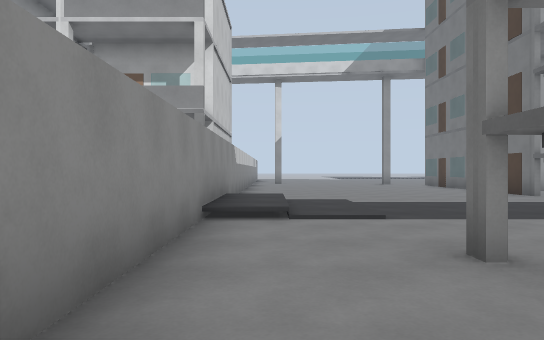
[1] (above)

24 first-person views from a walk through a level from a Godot 3-D game. The camera is 1.3 m above the floor, looks level and sees 70° across. The floor is counted in squares, 2 m on a side. Each view is taken from the middle of a square. On the plan, view 1 faces up. The plan holds only what a view shows up to about 11 squares ahead; the rest is blank. The place goes on beyond the plan. Characters and animated objects are not drawn.

[2]
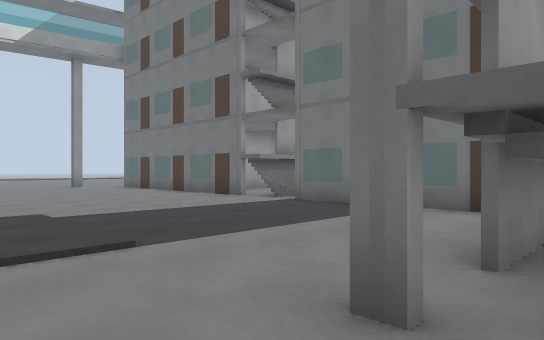

[3]
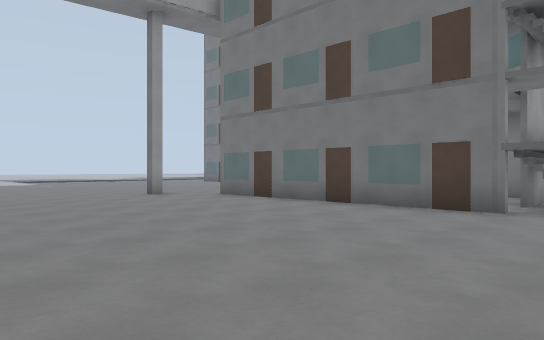

[4]
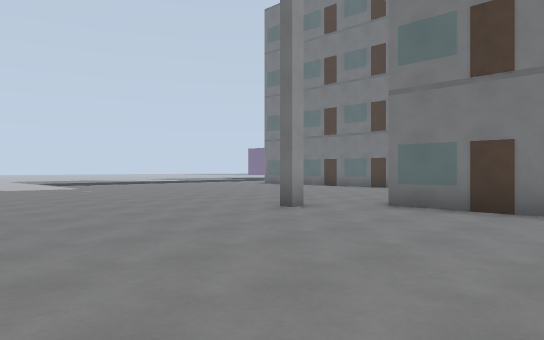

[5]
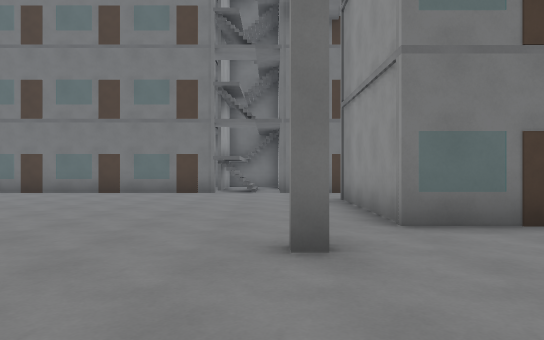

[6]
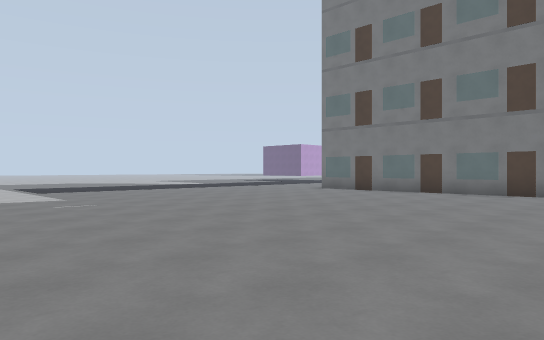

[7]
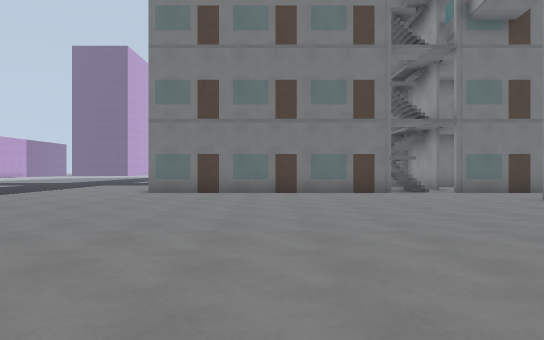

[8]
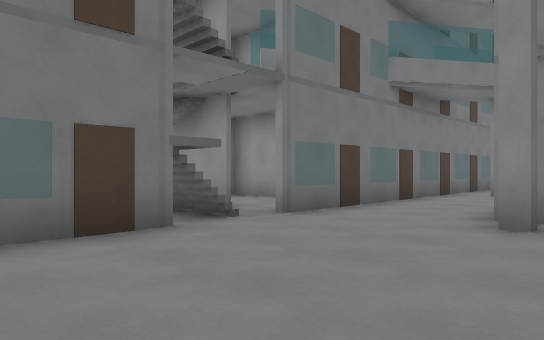

[9]
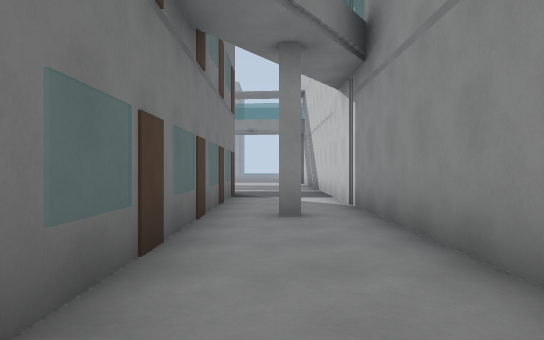

[10]
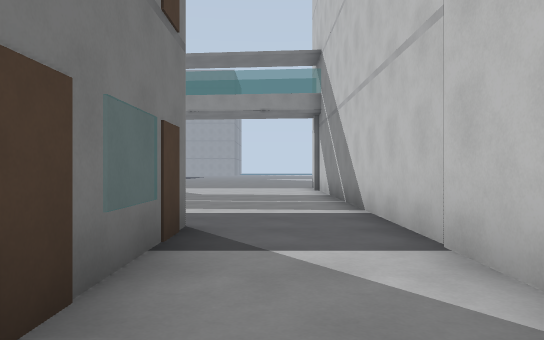

[11]
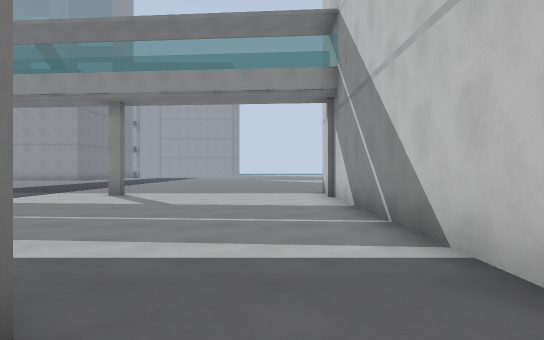

[12]
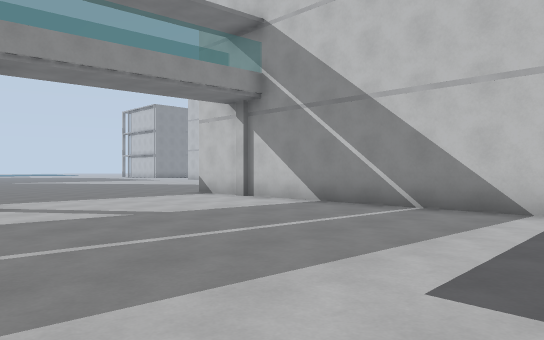

[13]
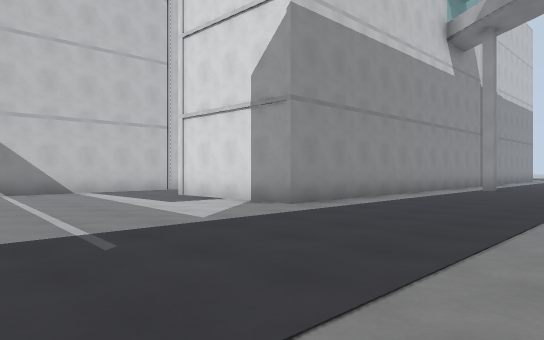

[14]
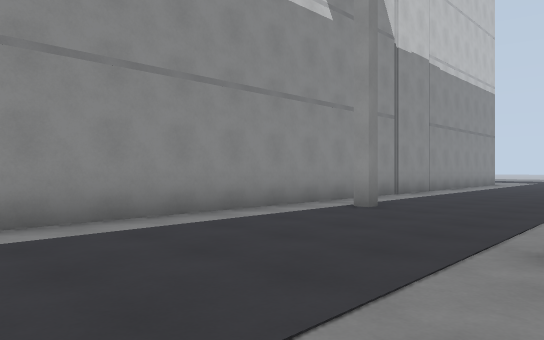

[15]
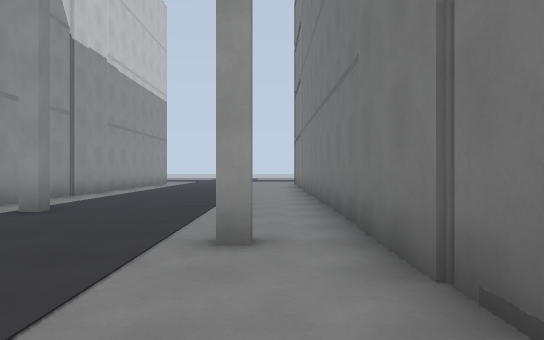

[16]
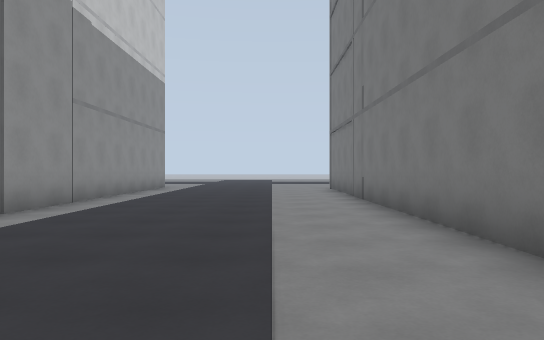

[17]
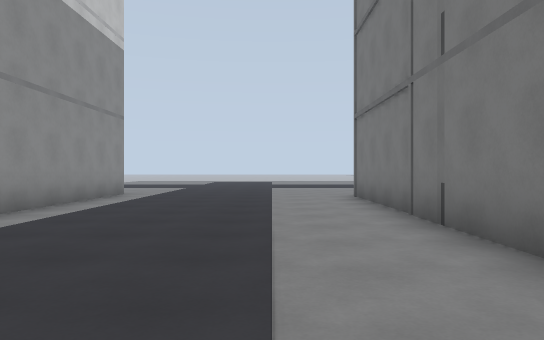

[18]
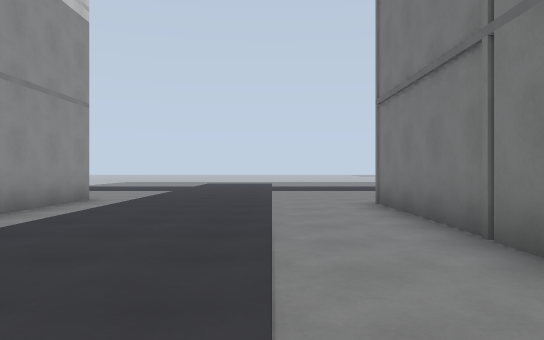

[19]
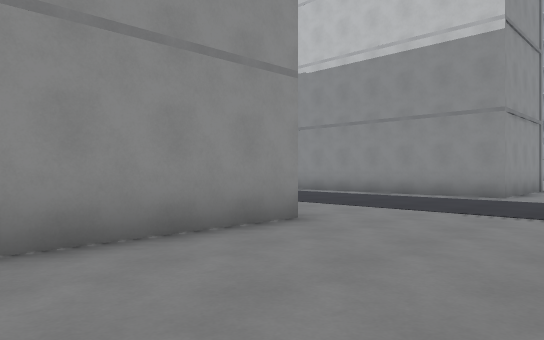

[20]
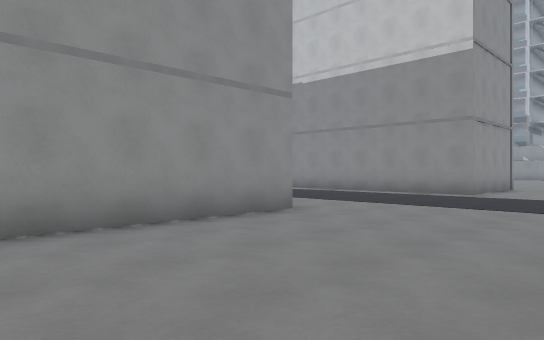

[21]
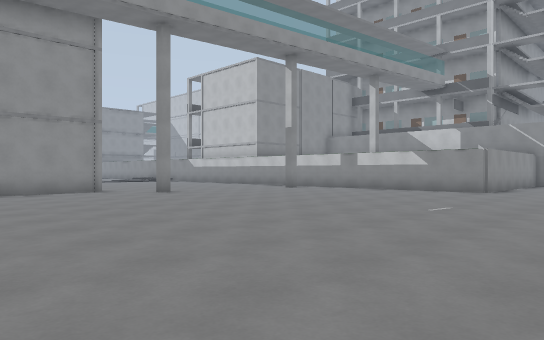

[22]
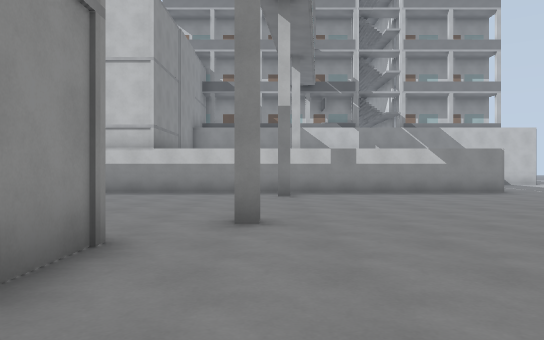

[23]
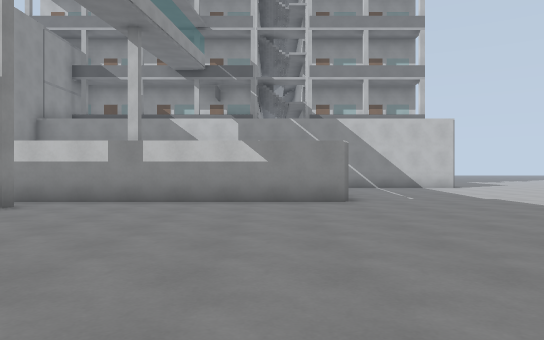

[24]
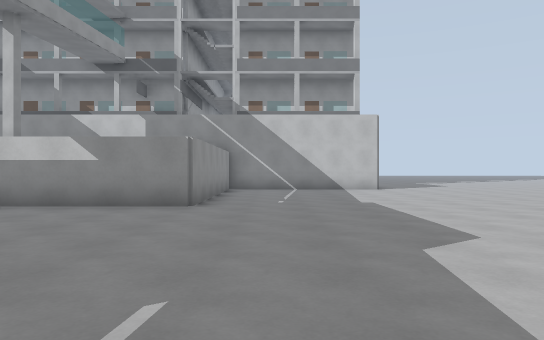

### Floor plan
Points are (right, up) in squares from view 1. A wall is a line through its corners. A room is listed if a view was taken in it or the views show most of it. See-through windows are left out.
Room 1 (view 1)
walls: (2.4, 2.5) (1.8, 2.5); (4.1, 2.7) (2.8, 2.7)
ways out: opening at (0.5, 2.5) to room 2
Room 2 (views 2, 3, 4, 5, 6, 7, 8, 9, 10, 11, 12, 13, 14, 15, 16, 17, 18, 19, 20, 21, 22, 23, 24)
walls: (10.5, 14.9) (10.5, -3.1); (13.2, 18.6) (13.2, 19.3); (13, 19.5) (13, 26.5); (6.5, 9.6) (6.5, 16.5) (10.5, 16.5); (6.7, 8.5) (6.7, 9.5); (14, 26.5) (17, 26.5) (17, 6.6) (13, 6.6) (13, 17.9); (-0.9, 11) (-0.9, 1.2); (6.5, 3.9) (6.5, 7.9); (23, 9.4) (23, 25.5) (27.2, 25.5); (-5, 24.6) (-0.9, 24.6) (-0.9, 13.2)
ways out: opening at (0.5, 2.5) to room 1; closed door at (6.5, 4); closed door at (6.5, 6); closed door at (6.5, 11.5); closed door at (6.5, 15); closed door at (13, 7); closed door at (13, 10.5); closed door at (13, 14); closed door at (13, 16); closed door at (13, 21.5); closed door at (13, 25)

Positions as (right, up) in squares from view 1, and headings:
1: (0, 0), facing up
2: (0, 2), facing up-right
3: (0, 8), facing up-right
4: (0, 13), facing up-right
5: (2, 18), facing right
6: (2, 18), facing up-right
7: (2, 23), facing right
8: (9, 22), facing down-right
9: (12, 17), facing down
10: (12, 11), facing down
11: (12, 8), facing down
12: (17, 6), facing down-left
13: (22, 1), facing up-left
14: (22, 8), facing up-left
15: (22, 8), facing up
16: (21, 12), facing up
17: (21, 16), facing up
18: (21, 18), facing up
19: (27, 29), facing down-left
20: (28, 30), facing down-left
21: (11, 28), facing down-left
22: (10, 18), facing left
23: (7, 23), facing left
24: (6, 26), facing left
